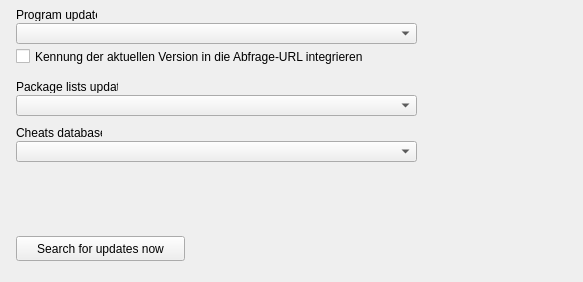
<?xml version="1.0" encoding="UTF-8"?>
<ui version="4.0">
  <class>SetupFrameUpdate</class>
  <widget class="QWidget" name="SetupFrameUpdate">
    <property name="geometry"><rect><x>0</x><y>0</y><width>583</width><height>282</height></rect></property>
    <property name="vclDesignWidth" stdset="0"><number>583</number></property>
    <property name="vclDesignHeight" stdset="0"><number>282</number></property>
    <widget class="QLabel" name="PackagesLabel">
      <property name="geometry"><rect><x>16</x><y>80</y><width>102</width><height>13</height></rect></property>
      <property name="text"><string>Package lists update:</string></property>
      <property name="textFormat"><enum>Qt::PlainText</enum></property>
      <property name="alignment"><set>Qt::AlignLeft|Qt::AlignTop</set></property>
      <property name="vclAutoSize" stdset="0"><bool>true</bool></property>
    </widget>
    <widget class="QLabel" name="CheatsLabel">
      <property name="geometry"><rect><x>16</x><y>126</y><width>86</width><height>13</height></rect></property>
      <property name="text"><string>Cheats database:</string></property>
      <property name="textFormat"><enum>Qt::PlainText</enum></property>
      <property name="alignment"><set>Qt::AlignLeft|Qt::AlignTop</set></property>
      <property name="vclAutoSize" stdset="0"><bool>true</bool></property>
    </widget>
    <widget class="QLabel" name="ProgramUpdateInfoLabel">
      <property name="geometry"><rect><x>16</x><y>8</y><width>81</width><height>13</height></rect></property>
      <property name="text"><string>Program update:</string></property>
      <property name="textFormat"><enum>Qt::PlainText</enum></property>
      <property name="alignment"><set>Qt::AlignLeft|Qt::AlignTop</set></property>
      <property name="vclAutoSize" stdset="0"><bool>true</bool></property>
    </widget>
    <widget class="QCheckBox" name="UpdateCheckBox">
      <property name="geometry"><rect><x>16</x><y>48</y><width>553</width><height>17</height></rect></property>
      <property name="text"><string>Kennung der aktuellen Version in die Abfrage-URL integrieren</string></property>
    </widget>
    <widget class="QComboBox" name="PackagesComboBox">
      <property name="geometry"><rect><x>16</x><y>95</y><width>401</width><height>21</height></rect></property>
      <property name="editable"><bool>false</bool></property>
      <property name="maxVisibleItems"><number>8</number></property>
    </widget>
    <widget class="QPushButton" name="UpdateButton">
      <property name="geometry"><rect><x>16</x><y>236</y><width>169</width><height>25</height></rect></property>
      <property name="text"><string>Search for updates now</string></property>
      <property name="icon"><iconset resource="../../resources/dfend.qrc"><normaloff>:/glyphs/e25f5585dc4c1fa1.png</normaloff></iconset></property>
      <property name="autoDefault"><bool>false</bool></property>
      <property name="vclOnClick" stdset="0"><string notr="true">ButtonWork</string></property>
    </widget>
    <widget class="QComboBox" name="CheatsComboBox">
      <property name="geometry"><rect><x>16</x><y>141</y><width>401</width><height>21</height></rect></property>
      <property name="editable"><bool>false</bool></property>
      <property name="maxVisibleItems"><number>8</number></property>
    </widget>
    <widget class="QComboBox" name="ProgramUpdateComboBox">
      <property name="geometry"><rect><x>16</x><y>23</y><width>401</width><height>21</height></rect></property>
      <property name="editable"><bool>false</bool></property>
      <property name="maxVisibleItems"><number>8</number></property>
    </widget>
  </widget>
  <tabstops>
    <tabstop>ProgramUpdateComboBox</tabstop>
    <tabstop>UpdateCheckBox</tabstop>
    <tabstop>PackagesComboBox</tabstop>
    <tabstop>CheatsComboBox</tabstop>
    <tabstop>UpdateButton</tabstop>
  </tabstops>
  <resources><include location="../../resources/dfend.qrc"/></resources>
  <connections/>
</ui>
